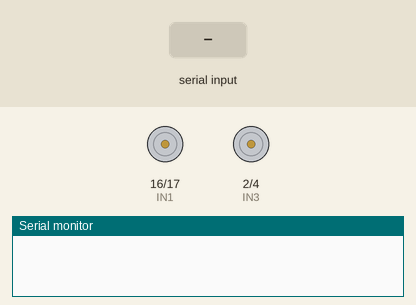
A sketch run on a simulated ESP32. On the bench: motor-driver pin pairs drawn as motors (green arrow = first pin HIGH = forward, orange = second pin HIGH = backward, longer = more drive, scaled by the enable pin), the last lines printed to the serial monitor. The test bench sets the inputs (shaded band). Nothing arrives over Bluetooth unless stated.

Above: at 1.2 s.
1.3 s: "F" received over the second serial link
At 1.6 s:
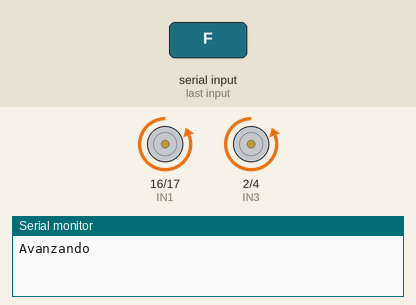
2.8 s: "B" received over the second serial link
At 3.9 s:
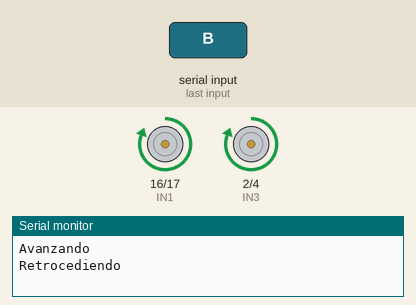
4.3 s: "L" received over the second serial link
At 5.1 s:
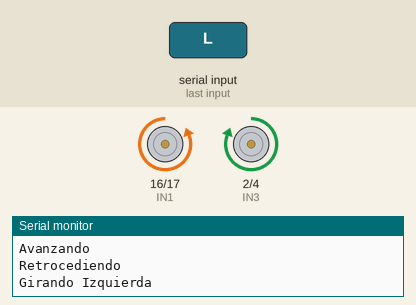
5.8 s: "R" received over the second serial link
At 6.2 s:
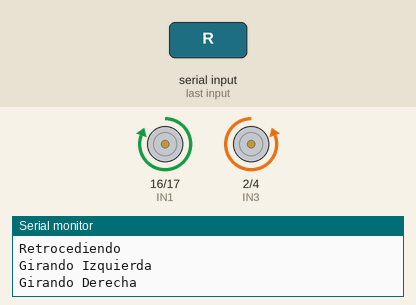
7.3 s: "P" received over the second serial link
At 8.6 s:
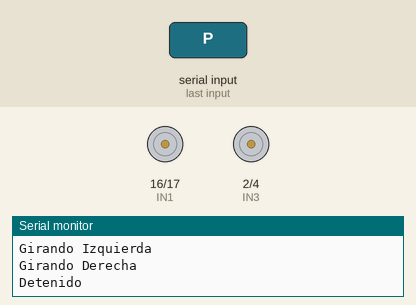
Timing chart, 0 to 9.8 s (numbered marks = the images above; inputs shaded):
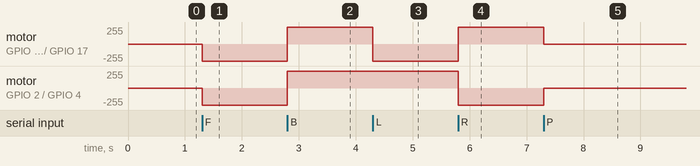

Measured:
- after the input at 1.3 s, motor on GPIO 16 (IN1) / GPIO 17 (IN2), motor on GPIO 2 (IN3) / GPIO 4 (IN4): stopped → backward 255/255 at once
- after the input at 2.8 s, motor on GPIO 16 (IN1) / GPIO 17 (IN2), motor on GPIO 2 (IN3) / GPIO 4 (IN4): backward 255/255 → forward 255/255 at once
- after the input at 4.3 s, motor on GPIO 16 (IN1) / GPIO 17 (IN2): forward 255/255 → backward 255/255 at once
- after the input at 5.8 s, motor on GPIO 16 (IN1) / GPIO 17 (IN2): backward 255/255 → forward 255/255 at once; motor on GPIO 2 (IN3) / GPIO 4 (IN4): forward 255/255 → backward 255/255 at once
- after the input at 7.3 s, motor on GPIO 16 (IN1) / GPIO 17 (IN2): forward 255/255 → stopped at once; motor on GPIO 2 (IN3) / GPIO 4 (IN4): backward 255/255 → stopped at once

The sketch:

ColmilloJr.ino
```cpp
#include "BluetoothSerial.h"

BluetoothSerial SerialBT;

// Pines para el control del puente H
#define ENA 15  // PWM Motor A
#define IN1 16  // Dirección Motor A
#define IN2 17

#define ENB 5   // PWM Motor B
#define IN3 2   // Dirección Motor B
#define IN4 4

const int Frecuencia = 115200;  // Velocidad de comunicación por Bluetooth
char dato;

// Funciones de movimiento
void moverAtras(int velocidad) {
  digitalWrite(IN1, HIGH);
  digitalWrite(IN2, LOW);
  digitalWrite(IN3, HIGH);
  digitalWrite(IN4, LOW);
  analogWrite(ENA, velocidad); // Motor A
  analogWrite(ENB, velocidad); // Motor B
}

void moverAdelante(int velocidad) {
  digitalWrite(IN1, LOW);
  digitalWrite(IN2, HIGH);
  digitalWrite(IN3, LOW);
  digitalWrite(IN4, HIGH);
  analogWrite(ENA, velocidad);
  analogWrite(ENB, velocidad);
}

void girarIzquierda(int velocidad) {
  digitalWrite(IN1, LOW);
  digitalWrite(IN2, HIGH);
  digitalWrite(IN3, HIGH);
  digitalWrite(IN4, LOW);
  analogWrite(ENA, velocidad);
  analogWrite(ENB, velocidad);
}

void girarDerecha(int velocidad) {
  digitalWrite(IN1, HIGH);
  digitalWrite(IN2, LOW);
  digitalWrite(IN3, LOW);
  digitalWrite(IN4, HIGH);
  analogWrite(ENA, velocidad);
  analogWrite(ENB, velocidad);
}

void detener() {
  analogWrite(ENA, 0);
  analogWrite(ENB, 0);
}

void setup() {
  SerialBT.begin("Speckles"); //Elige los nombres diponibles: Advincula City, Makunga, Ludog, Speckles
  Serial.begin(115200);

  // Configuración de pines
  pinMode(ENA, OUTPUT);
  pinMode(IN1, OUTPUT);
  pinMode(IN2, OUTPUT);
  pinMode(ENB, OUTPUT);
  pinMode(IN3, OUTPUT);
  pinMode(IN4, OUTPUT);
}

void loop() {
    if (SerialBT.available()) {
      dato = SerialBT.read();

      switch (dato) {
        case 'F': // Avanzar
          moverAdelante(255);
          Serial.println("Avanzando");
          break;
        case 'B': // Retroceder
          moverAtras(255);
          Serial.println("Retrocediendo");
          break;
        case 'L': // Giro izquierda
          girarIzquierda(255);
          Serial.println("Girando Izquierda");
          break;
        case 'R': // Giro derecha
          girarDerecha(255);
          Serial.println("Girando Derecha");
          break;
        case 'P': // Parar
          detener();
          Serial.println("Detenido");
          break;
        default:
          Serial.println("Comando no reconocido");
          break;
      }
    }
}
```
